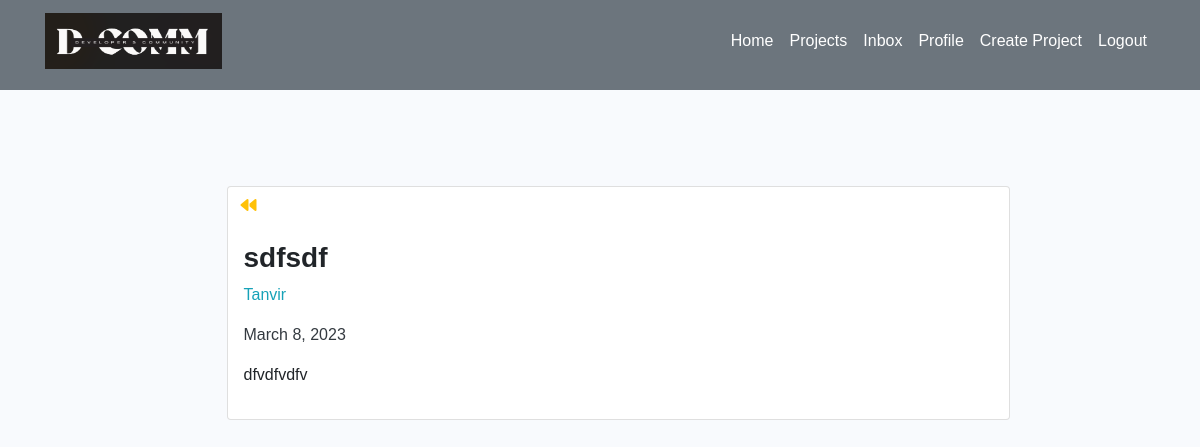
The app's page /message/bb13e9df-4053-46c2-a732-0816bcf63b7a (signed in) with its own data.
### users/models.py (models this page shows, shortened)
class Message(models.Model):
    sender = models.ForeignKey(Profile,on_delete=models.SET_NULL,null=True,blank=True)
    recipient = models.ForeignKey(Profile,on_delete=models.SET_NULL,null=True,blank=True,related_name="messages")
    name = models.CharField(max_length=200,null=True,blank=True)
    is_read = models.BooleanField(default=False,null=True)
    email = models.EmailField(max_length=200,null=True,blank=True)
    subject = models.CharField(max_length=200,null=True,blank=True)
    body = models.TextField(max_length=200,null=True,blank=True)
    created = models.DateField(auto_now_add=True)
    id = models.UUIDField(default=uuid.uuid4,unique=True,primary_key=True,editable=False)
    class Meta:
        ordering = ['is_read', '-created']

class Profile(models.Model):
    user = models.OneToOneField(User,on_delete=models.CASCADE,null=True,blank=True)
    username = models.CharField(max_length=200,null=True,blank=True)
    email = models.CharField(max_length=200,null=True,blank=True)
    short_intro = models.CharField(max_length=200,null=True,blank=True)
    location = models.CharField(max_length=200,null=True,blank=True)
    bio = models.TextField(null=True,blank=True)
    first_name = models.CharField(max_length=200,null=True,blank=True)
    last_name = models.CharField(max_length=200,null=True,blank=True)
    occupation = models.CharField(max_length=200,null=True,blank=True)
    phone = models.CharField(max_length=20,null=True,blank=True)
    created = models.DateField(auto_now_add=True)
    id = models.UUIDField(default=uuid.uuid4,unique=True,primary_key=True,editable=False)
    profile_img = models.ImageField(null=True,blank=True,upload_to='profiles/',default='profiles/profile.jpg')
    github_link = models.URLField(max_length=200,blank=True)
    linkedin_link = models.URLField(max_length=200,blank=True)
    facebook_link = models.URLField(max_length=200,blank=True)
    def __str__(self):
        return self.first_name

### users/views.py (the view)
# urls.py: path('message/<str:pk>',viewMessage,name='viewMessage'),
@login_required(login_url="login")
def viewMessage(request,pk):
    profile = request.user.profile
    message = profile.messages.get(id=pk)
    if message.is_read == False :
        message.is_read = True
        message.save()
    context = {"message":message}
    return render(request,'users/message.html',context)

### users/templates/users/message.html (shortened to what this page needs)
{% extends 'basic.html' %} {% load static %}  {% block body %}
<section class="m-5 p-5 container d-flex justify-content-center">
  <div class="card w-75">
    <div class="w-25">
      <a class="btn text-warning" href="{% url 'inbox' %}"
        ><i class="fa-solid fa-backward"></i>
      </a>
    </div>
    <div class="content p-3">
      <h3 class="font-weight-bold">{{message.subject}}</h3>
      <a class="text-info" href=""><p>{{message.sender}}</p></a>
      <a class="text-dark" href=""><p>{{message.created}}</p></a>
      <p>{{message.body|linebreaksbr}}</p>
    </div>
  </div>
</section>
{% endblock body %}

### static/styles/style.css (style rules this page uses)
body { font-family: inherit !important; }
a:link { text-decoration: none !important; }

### records on screen
Message: subject "sdfsdf", sender "Tanvir", created "March 8, 2023", body "dfvdfvdfv"
